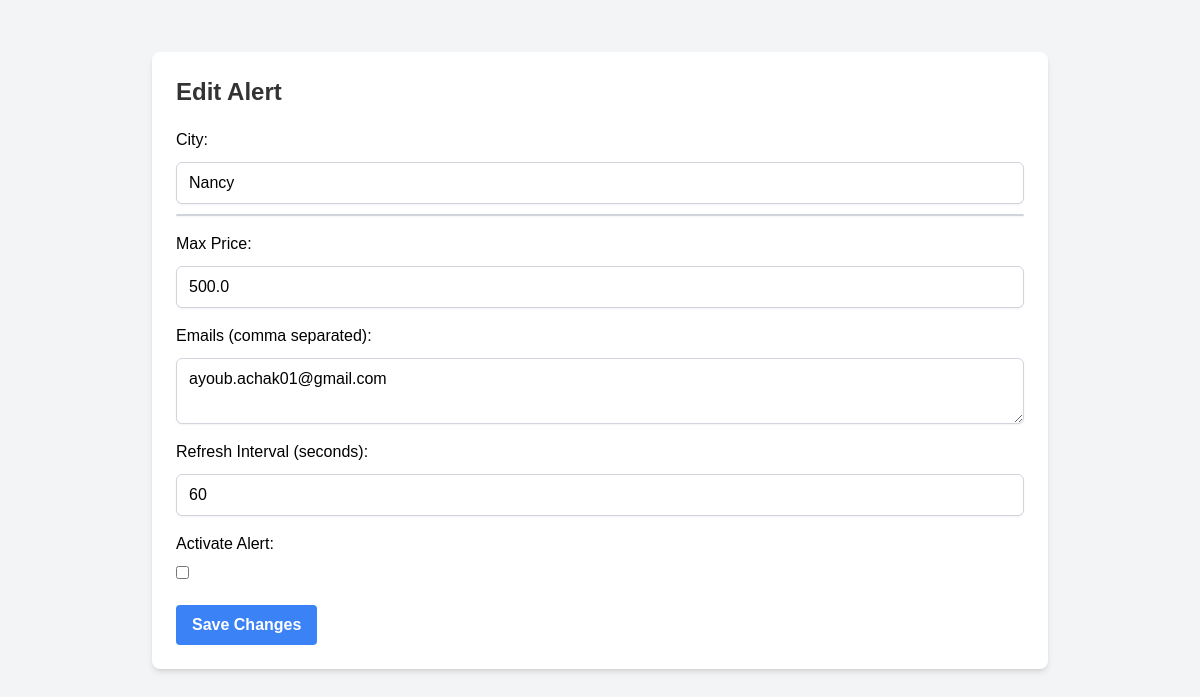
Page /alerts/4/edit on the committed database.
### models.py (models this page shows, shortened)
class Alert(db.Model):
    __tablename__ = 'alerts'
    id = db.Column(db.Integer, primary_key=True)
    name = db.Column(db.String(100), nullable=False)  # New name attribute
    city = db.Column(db.String(100), nullable=False)   # Keeping city as it is
    price = db.Column(db.Float, nullable=False)
    emails = db.Column(db.Text, nullable=False)  # Store emails as a comma-separated string
    bounds = db.Column(db.String(255), nullable=True)  # New bounds attribute
    status = db.Column(db.Boolean, default=True)  # Active (True) or Inactive (False)
    interval = db.Column(db.Integer, default=300)  # Refresh duration in seconds
    created_at = db.Column(db.DateTime, default=datetime.utcnow)
    updated_at = db.Column(db.DateTime, default=datetime.utcnow, onupdate=datetime.utcnow)

### app.py (the view, shortened to what this page needs)
@app.route('/alerts/<int:alert_id>/edit', methods=['GET', 'POST'])
def edit_alert(alert_id):
    meta = get_meta_data()
    alert = Alert.query.get_or_404(alert_id)
    logs = AlertLog.query.filter_by(alert_id=alert.id).all()
    return render_template('edit_alert.html', alert=alert, logs=logs, meta=meta)

### app.py (called while the page is built)
def get_meta_data():
    with open('static/meta.json') as meta_file:
        return json.load(meta_file)

### templates/edit_alert.html (shortened to what this page needs)
{% extends "base.html" %}
{% block content %}
    <h1 class="text-2xl font-bold mb-4">Edit Alert</h1>
    <form action="{{ url_for('edit_alert', alert_id=alert.id) }}" method="POST">
        <label for="searchLocation">City:</label>
        <input type="text" id="searchLocation" name="city" value="{{ alert.city }}" required class="mt-1 block w-full px-3 py-2 border border-gray-300 rounded-md shadow-sm" placeholder="Search for a city">
        <ul id="suggestions" class="mt-2 border border-gray-300 bg-white rounded-md shadow-sm"></ul>
        <label for="price" class="block mt-4">Max Price:</label>
        <input type="number" name="price" step="0.01" value="{{ alert.price }}" required class="mt-1 block w-full px-3 py-2 border border-gray-300 rounded-md shadow-sm">
        <label for="emails" class="block mt-4">Emails (comma separated):</label>
        <textarea name="emails" required class="mt-1 block w-full px-3 py-2 border border-gray-300 rounded-md shadow-sm">{{ alert.emails }}</textarea>
        <label for="interval" class="block mt-4">Refresh Interval (seconds):</label>
        <input type="number" name="interval" value="{{ alert.interval }}" required class="mt-1 block w-full px-3 py-2 border border-gray-300 rounded-md shadow-sm">
        <label for="status" class="block mt-4">Activate Alert:</label>
        <input type="checkbox" name="status" {% if alert.status %}checked{% endif %} class="mr-2">
        <button type="submit" class="bg-blue-500 hover:bg-blue-700 text-white font-bold py-2 px-4 rounded mt-4">Save Changes</button>
    </form>
{% endblock %}

### static/styles.css (style rules this page uses)
body { font-family: Arial, sans-serif; margin: 20px; }
h1 { color: #333; }
form { margin-top: 20px; }
label, input { display: block; margin-bottom: 10px; }
button { padding: 10px 20px; background-color: #4CAF50; color: white; border: none; cursor: pointer; }

### rows in the picture
Alert: city "Nancy", price "500.0", emails "ayoub.achak01@gmail.com", interval "60"
